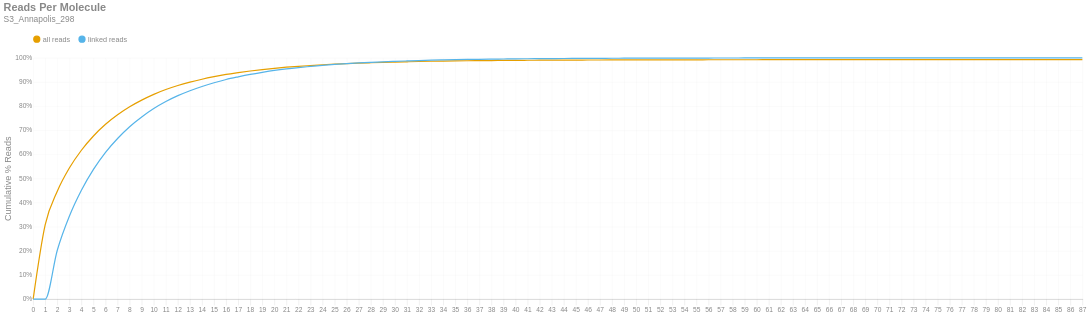

The code cell stored with this chart in its notebook:
### Markdown cell above
### Reads per Molecule
This chart shows the cumulative distribution of the number of reads per linked molecule. That is, how many alignments are associated with a unique molecule. This excludes the number of reads associated with invalid or absent linked-read barcodes. The `linked` histogram is the percentages recalculated when disregarding singletons.

### Code cell
if SKIPLR:
    print_html(f"Skipped")
else:
    counts = np.bincount(valids['reads'].cast(pl.Int64).to_numpy())
    weighted = counts * np.arange(len(counts))
    all_perc = weighted / n_reads
    linked_perc = weighted / n_linked_reads
    linked_perc[1] = 0
    binned_df = pl.DataFrame({
        'readsper': list(range(len(counts))),
        'all reads (cumsum)': np.cumsum(all_perc).tolist(),
        'linked reads (cumsum)': np.cumsum(linked_perc).tolist(),
    })

    with SafeRender(binned_df):
        (
            density_plot(binned_df, 'Reads Per Molecule', samplename, 'readspmol')
            .encode(
                x=alt.X('readsper:O', title=None).axis(labelAngle=0).scale(padding=0),
                y=alt.Y('value:Q', title='Cumulative % Reads').axis(format='%').stack(False),
                color=alt.Color("key:N").scale(domain=["all reads", "linked reads"]),
                tooltip=[
                    alt.Tooltip("key:N", title="Data Type"),
                    alt.Tooltip("readsper:O", title="Reads Per Molecule"),
                    alt.Tooltip("value:Q", format=".2%", title="% Reads (Cum.)")
                ]            
            )
        ).display()

### Figure 1 — Vega-Lite specification as saved in the notebook (floating-point values rounded to 4 significant figures)
{"width": "container", "height": 400, "config": {"title": {"anchor": "start", "dy": -15, "fontSize": 18, "color": "#888888", "subtitleColor": "#888888", "subtitleFontSize": 14}, "arc": {"fill": "#0072B2"}, "axis": {"domainColor": "#888888", "domainWidth": 0.5, "gridWidth": 0.2, "grid": false, "titleFontWeight": 400, "titleFontSize": 15, "labelFontSize": 11, "labelColor": "#888888", "tickColor": "#888888", "tickWidth": 0.2, "titleColor": "#888888"}, "axisBand": {"grid": false}, "axisX": {"grid": true, "tickSize": 10, "domainCap": "round"}, "axisY": {"domain": false, "grid": true, "tickSize": 0, "domainCap": "round"}, "background": "transparent", "header": {"labelFontSize": 15, "labelColor": "#888888", "titleFontSize": 15, "titleFontWeight": 600, "titleColor": "#888888"}, "legend": {"labelFont": "sans-serif", "labelFontSize": 12, "labelColor": "#888888", "symbolSize": 100, "symbolType": "circle", "titleFontSize": 12, "titlePadding": 10, "titleColor": "#888888", "title": null, "orient": "top"}, "range": {"category": ["#E69F00", "#56B4E9", "#009E73", "#F0E442", "#0072B2", "#D55E00", "#CC79A7", "#000000"], "diverging": ["#cfe8f3", "#a2d4ec", "#73bfe2", "#46abdb", "#1696d2", "#12719e"]}, "area": {"fill": "#0072B2", "fillOpacity": 0.7, "line": true, "strokeOpacity": 0.7}, "line": {"color": "#0072B2", "stroke": "#0072B2", "strokeWidth": 2}, "trail": {"color": "#0072B2", "stroke": "#0072B2", "strokeWidth": 0, "size": 1}, "point": {"filled": true, "fillOpacity": 1.0, "size": 95}, "text": {"color": "#888888", "fontSize": 11, "align": "right", "fontWeight": 400, "size": 11}, "bar": {"fill": "#0072B2", "stroke": null}, "view": {"stroke": null, "continuousWidth": 660, "continuousHeight": 400}}, "data": {"name": "data-e3e191edd7bd316c9f416e995b4868ec"}, "mark": {"type": "line", "interpolate": "monotone", "point": {"opacity": 0, "size": 275}}, "encoding": {"color": {"field": "key", "scale": {"domain": ["all reads", "linked reads"]}, "type": "nominal"}, "tooltip": [{"field": "key", "title": "Data Type", "type": "nominal"}, {"field": "readsper", "title": "Reads Per Molecule", "type": "ordinal"}, {"field": "value", "format": ".2%", "title": "% Reads (Cum.)", "type": "quantitative"}], "x": {"axis": {"labelAngle": 0}, "field": "readsper", "scale": {"padding": 0}, "title": null, "type": "ordinal"}, "y": {"axis": {"format": "%"}, "field": "value", "stack": false, "title": "Cumulative % Reads", "type": "quantitative"}}, "params": [{"name": "param_c36ac31b6afebe62", "select": {"type": "point", "fields": ["key"]}, "bind": "legend"}], "title": {"text": "Reads Per Molecule", "subtitle": "S3_Annapolis_298"}, "transform": [{"fold": ["all reads (cumsum)", "linked reads (cumsum)"]}, {"calculate": "replace(datum.key, ' (cumsum)', '')", "as": "key"}, {"filter": {"param": "param_c36ac31b6afebe62"}}], "usermeta": {"embedOptions": {"downloadFileName": "S3_Annapolis_298.readspmol"}}, "$schema": "https://vega.github.io/schema/vega-lite/v6.1.0.json", "datasets": {"data-e3e191edd7bd316c9f416e995b4868ec": [{"readsper": 0, "all reads (cumsum)": 0.0, "linked reads (cumsum)": 0.0}, {"readsper": 1, "all reads (cumsum)": 0.3084, "linked reads (cumsum)": 0.0}, {"readsper": 2, "all reads (cumsum)": 0.4469, "linked reads (cumsum)": 0.2025}, {"readsper": 3, "all reads (cumsum)": 0.5434, "linked reads (cumsum)": 0.3435}, {"readsper": 4, "all reads (cumsum)": 0.6171, "linked reads (cumsum)": 0.4512}, {"readsper": 5, "all reads (cumsum)": 0.6763, "linked reads (cumsum)": 0.5377}, {"readsper": 6, "all reads (cumsum)": 0.7247, "linked reads (cumsum)": 0.6085}, {"readsper": 7, "all reads (cumsum)": 0.764, "linked reads (cumsum)": 0.6659}, {"readsper": 8, "all reads (cumsum)": 0.7973, "linked reads (cumsum)": 0.7146}, {"readsper": 9, "all reads (cumsum)": 0.825, "linked reads (cumsum)": 0.755}, {"readsper": 10, "all reads (cumsum)": 0.8488, "linked reads (cumsum)": 0.7898}, {"readsper": 11, "all reads (cumsum)": 0.8687, "linked reads (cumsum)": 0.819}, {"readsper": 12, "all reads (cumsum)": 0.8854, "linked reads (cumsum)": 0.8434}, {"readsper": 13, "all reads (cumsum)": 0.8994, "linked reads (cumsum)": 0.8638}, {"readsper": 14, "all reads (cumsum)": 0.9116, "linked reads (cumsum)": 0.8816}, {"readsper": 15, "all reads (cumsum)": 0.922, "linked reads (cumsum)": 0.8969}, {"readsper": 16, "all reads (cumsum)": 0.9313, "linked reads (cumsum)": 0.9104}, {"readsper": 17, "all reads (cumsum)": 0.9388, "linked reads (cumsum)": 0.9214}, {"readsper": 18, "all reads (cumsum)": 0.9456, "linked reads (cumsum)": 0.9314}, {"readsper": 19, "all reads (cumsum)": 0.9516, "linked reads (cumsum)": 0.94}, {"readsper": 20, "all reads (cumsum)": 0.9569, "linked reads (cumsum)": 0.9479}, {"readsper": 21, "all reads (cumsum)": 0.9614, "linked reads (cumsum)": 0.9544}, {"readsper": 22, "all reads (cumsum)": 0.9651, "linked reads (cumsum)": 0.9598}, {"readsper": 23, "all reads (cumsum)": 0.9683, "linked reads (cumsum)": 0.9646}, {"readsper": 24, "all reads (cumsum)": 0.9715, "linked reads (cumsum)": 0.9692}, {"readsper": 25, "all reads (cumsum)": 0.9742, "linked reads (cumsum)": 0.9732}, {"readsper": 26, "all reads (cumsum)": 0.9764, "linked reads (cumsum)": 0.9764}, {"readsper": 27, "all reads (cumsum)": 0.9783, "linked reads (cumsum)": 0.9791}, {"readsper": 28, "all reads (cumsum)": 0.9799, "linked reads (cumsum)": 0.9814}, {"readsper": 29, "all reads (cumsum)": 0.9813, "linked reads (cumsum)": 0.9836}, {"readsper": 30, "all reads (cumsum)": 0.9826, "linked reads (cumsum)": 0.9854}, {"readsper": 31, "all reads (cumsum)": 0.9838, "linked reads (cumsum)": 0.9872}, {"readsper": 32, "all reads (cumsum)": 0.985, "linked reads (cumsum)": 0.9889}, {"readsper": 33, "all reads (cumsum)": 0.986, "linked reads (cumsum)": 0.9904}, {"readsper": 34, "all reads (cumsum)": 0.9868, "linked reads (cumsum)": 0.9916}, {"readsper": 35, "all reads (cumsum)": 0.9875, "linked reads (cumsum)": 0.9926}, {"readsper": 36, "all reads (cumsum)": 0.9881, "linked reads (cumsum)": 0.9935}, {"readsper": 37, "all reads (cumsum)": 0.9886, "linked reads (cumsum)": 0.9942}, {"readsper": 38, "all reads (cumsum)": 0.989, "linked reads (cumsum)": 0.9948}, {"readsper": 39, "all reads (cumsum)": 0.9894, "linked reads (cumsum)": 0.9954}, {"readsper": 40, "all reads (cumsum)": 0.9899, "linked reads (cumsum)": 0.996}, {"readsper": 41, "all reads (cumsum)": 0.9901, "linked reads (cumsum)": 0.9964}, {"readsper": 42, "all reads (cumsum)": 0.9904, "linked reads (cumsum)": 0.9968}, {"readsper": 43, "all reads (cumsum)": 0.9906, "linked reads (cumsum)": 0.9971}, {"readsper": 44, "all reads (cumsum)": 0.9908, "linked reads (cumsum)": 0.9975}, {"readsper": 45, "all reads (cumsum)": 0.991, "linked reads (cumsum)": 0.9977}, {"readsper": 46, "all reads (cumsum)": 0.9912, "linked reads (cumsum)": 0.9979}, {"readsper": 47, "all reads (cumsum)": 0.9913, "linked reads (cumsum)": 0.9981}, {"readsper": 48, "all reads (cumsum)": 0.9915, "linked reads (cumsum)": 0.9984}, {"readsper": 49, "all reads (cumsum)": 0.9916, "linked reads (cumsum)": 0.9986}, {"readsper": 50, "all reads (cumsum)": 0.9917, "linked reads (cumsum)": 0.9988}, {"readsper": 51, "all reads (cumsum)": 0.9919, "linked reads (cumsum)": 0.9989}, {"readsper": 52, "all reads (cumsum)": 0.9919, "linked reads (cumsum)": 0.999}, {"readsper": 53, "all reads (cumsum)": 0.992, "linked reads (cumsum)": 0.9992}, {"readsper": 54, "all reads (cumsum)": 0.9921, "linked reads (cumsum)": 0.9993}, {"readsper": 55, "all reads (cumsum)": 0.9921, "linked reads (cumsum)": 0.9993}, {"readsper": 56, "all reads (cumsum)": 0.9922, "linked reads (cumsum)": 0.9994}, {"readsper": 57, "all reads (cumsum)": 0.9923, "linked reads (cumsum)": 0.9995}, {"readsper": 58, "all reads (cumsum)": 0.9923, "linked reads (cumsum)": 0.9996}, {"readsper": 59, "all reads (cumsum)": 0.9923, "linked reads (cumsum)": 0.9996}, {"readsper": 60, "all reads (cumsum)": 0.9924, "linked reads (cumsum)": 0.9997}, {"readsper": 61, "all reads (cumsum)": 0.9924, "linked reads (cumsum)": 0.9997}, {"readsper": 62, "all reads (cumsum)": 0.9924, "linked reads (cumsum)": 0.9998}, {"readsper": 63, "all reads (cumsum)": 0.9924, "linked reads (cumsum)": 0.9998}, {"readsper": 64, "all reads (cumsum)": 0.9925, "linked reads (cumsum)": 0.9998}, {"readsper": 65, "all reads (cumsum)": 0.9925, "linked reads (cumsum)": 0.9998}, {"readsper": 66, "all reads (cumsum)": 0.9925, "linked reads (cumsum)": 0.9998}, {"readsper": 67, "all reads (cumsum)": 0.9925, "linked reads (cumsum)": 0.9998}, {"readsper": 68, "all reads (cumsum)": 0.9925, "linked reads (cumsum)": 0.9998}, {"readsper": 69, "all reads (cumsum)": 0.9925, "linked reads (cumsum)": 0.9998}, {"readsper": 70, "all reads (cumsum)": 0.9925, "linked reads (cumsum)": 0.9999}, {"readsper": 71, "all reads (cumsum)": 0.9925, "linked reads (cumsum)": 0.9999}, {"readsper": 72, "all reads (cumsum)": 0.9925, "linked reads (cumsum)": 0.9999}, {"readsper": 73, "all reads (cumsum)": 0.9925, "linked reads (cumsum)": 0.9999}, {"readsper": 74, "all reads (cumsum)": 0.9925, "linked reads (cumsum)": 0.9999}, {"readsper": 75, "all reads (cumsum)": 0.9925, "linked reads (cumsum)": 0.9999}, {"readsper": 76, "all reads (cumsum)": 0.9925, "linked reads (cumsum)": 0.9999}, {"readsper": 77, "all reads (cumsum)": 0.9925, "linked reads (cumsum)": 0.9999}, {"readsper": 78, "all reads (cumsum)": 0.9925, "linked reads (cumsum)": 0.9999}, {"readsper": 79, "all reads (cumsum)": 0.9925, "linked reads (cumsum)": 0.9999}, {"readsper": 80, "all reads (cumsum)": 0.9925, "linked reads (cumsum)": 0.9999}, {"readsper": 81, "all reads (cumsum)": 0.9925, "linked reads (cumsum)": 0.9999}, {"readsper": 82, "all reads (cumsum)": 0.9925, "linked reads (cumsum)": 0.9999}, {"readsper": 83, "all reads (cumsum)": 0.9926, "linked reads (cumsum)": 1.0}, {"readsper": 84, "all reads (cumsum)": 0.9926, "linked reads (cumsum)": 1.0}, {"readsper": 85, "all reads (cumsum)": 0.9926, "linked reads (cumsum)": 1.0}, {"readsper": 86, "all reads (cumsum)": 0.9926, "linked reads (cumsum)": 1.0}, {"readsper": 87, "all reads (cumsum)": 0.9926, "linked reads (cumsum)": 1.0}]}}
